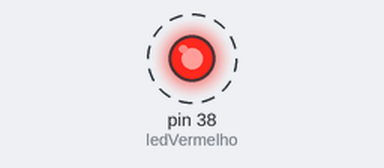
A sketch run on a simulated Arduino Mega 2560, built with avr-gcc and run on an emulated ATmega2560. Parts: output pins drawn as LEDs (lit = HIGH). Dashed ring = blinking. What the sketch prints to the serial monitor is not drawn.

Above: at 0.05 s.
Timing chart, 0 to 3.0 s (numbered marks = the images above):
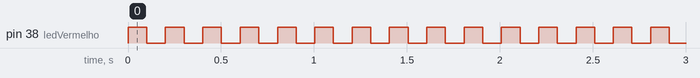

The sketch:

Exercicio_3.ino
```cpp
// Aula de 21/08/2023
// Exercicio-03
/* Lista de atividades:
a) Faça um programa que calcule o Comprimento de uma circunferência usando a fórmula:
C = 2πr. Armazene cada variável com os nomes "C" e "R". Use variáveis inteiras.
Efetue os cálculos, para o raio = a 2m, 2,5m e 3m, apresentando o valor da circunferência
para cada um desses raios. Armazene os resultados dos cálculos em C1, C2 e C3 e
mostre no monitor serial.
Atenção, salvar o arquivo como "Exercicio-03A".

b)Repita o item a), mas usando variáveis flutuantes (float)
Atenção, salvar o arquivo como "Exercicio-03B".

c) Agora adapte o sketch b) e crie uma estrutura condicional que faça com que se o
Comprimento da circunferência for maior que 15m, acenda o LED vermelho.
Atenção, salvar o arquivo como "Exercicio-03C".

Use a estrutura base abaixo para iniciar a programação.
*/
float raio = 2;
float calc = 0;

float pi = 3.142857;
int ledVermelho = 38;
int tempoEspera = 100;

void setup() {

  Serial.begin(9600);
  pinMode(ledVermelho, OUTPUT);

}

void loop() {
  calc = 2*pi*raio;
  Serial.println(calc);
  if (calc >= 15){
    digitalWrite(ledVermelho,HIGH);
    delay(tempoEspera);
    digitalWrite(ledVermelho,LOW);
    delay(tempoEspera);
  }
  raio += 0.5;
  if (raio > 3){
    raio = 2;
  }

}
```

Measured:
- by itself, pin 38 (ledVermelho): alternates HIGH for 0.10 s and LOW for 0.10 s
